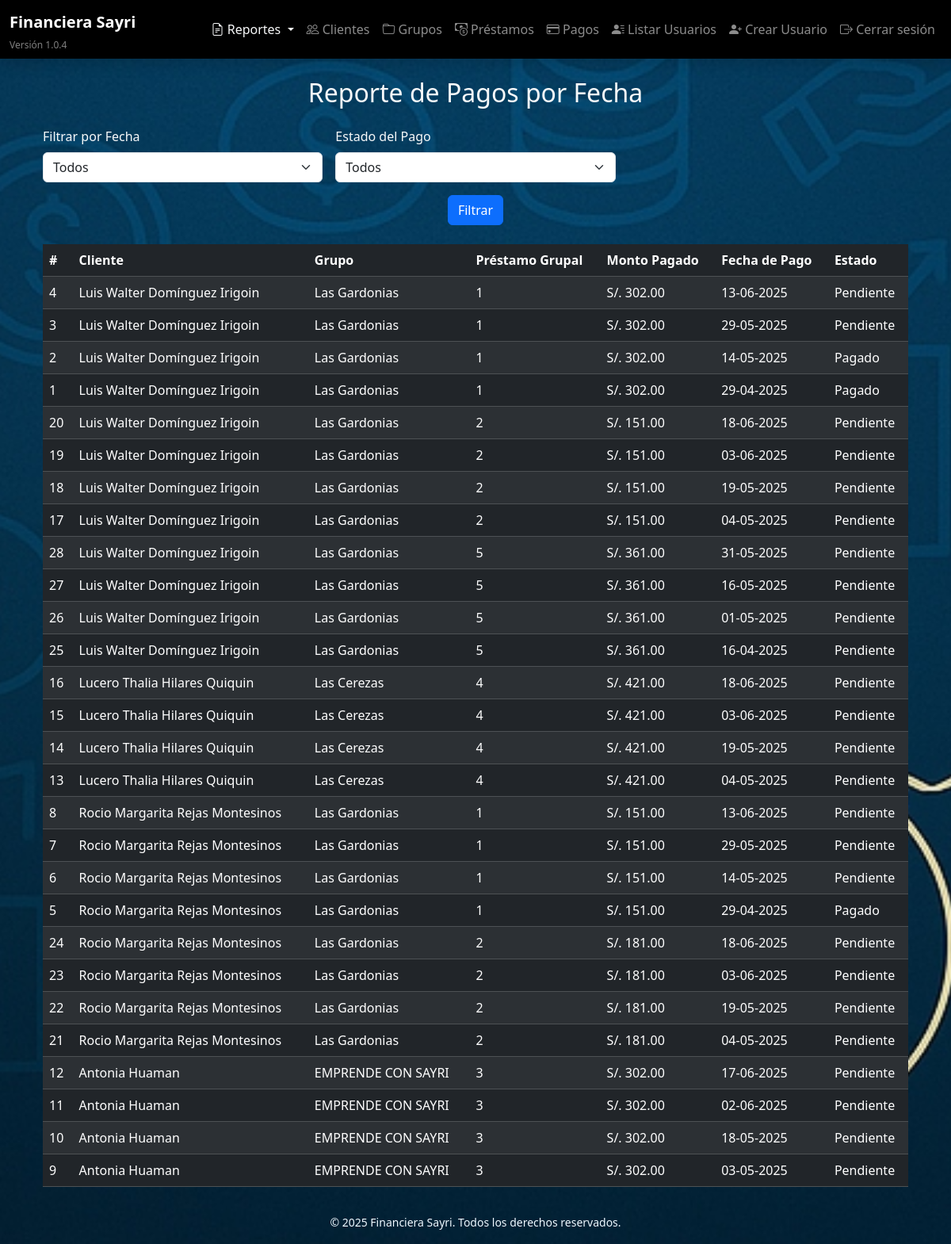
The page /reportes/pagos_xfecha (signed in) on the database its author committed.
### models/pago.py (models this page shows)
class Pago(db.Model):
    __tablename__ = 'pago'
    id = db.Column(db.Integer, primary_key=True)
    cliente_id = db.Column(db.Integer, db.ForeignKey('cliente.id'), nullable=False)
    prestamo_individual_id = db.Column(db.Integer, db.ForeignKey('prestamoindividual.id'), nullable=False)
    monto_pendiente = db.Column(db.Numeric(10, 2), nullable=True)
    monto_pagado = db.Column(db.Numeric(10, 2), nullable=True)
    estado = db.Column(db.String(20), default="Pendiente")
    fecha_pago = db.Column(db.Date, nullable=False)
    cliente = db.relationship('Cliente', backref='pagos')
    prestamo_individual = db.relationship('PrestamoIndividual', back_populates='pagos')

### models/cliente.py (models this page shows)
class Cliente(db.Model):
    __tablename__ = 'cliente'
    id = db.Column(db.Integer, primary_key=True)
    nombre = db.Column(db.String(100), nullable=False)
    apellido = db.Column(db.String(100), nullable=False)
    dni = db.Column(db.String(15), unique=True, nullable=False)
    celular = db.Column(db.String(20), nullable=False)
    operadora = db.Column(db.String(50))
    banco = db.Column(db.String(50))
    numero_cuenta = db.Column(db.String(50))
    fecha_registro = db.Column(db.DateTime, default=datetime.utcnow)
    grupo_id = db.Column(db.Integer, db.ForeignKey('grupo.id'), nullable=True)
    prestamos_individuales = db.relationship('PrestamoIndividual', backref='cliente', lazy=True)

### models/grupo.py (models this page shows)
class Grupo(db.Model):
    __tablename__ = 'grupo'
    id = db.Column(db.Integer, primary_key=True)
    nombre = db.Column(db.String(100), nullable=False)
    fecha_creacion = db.Column(db.DateTime, default=datetime.utcnow)
    prestamos_grupales = db.relationship('PrestamoGrupal', backref='grupo', lazy=True)
    clientes = db.relationship('Cliente', backref='grupo', lazy=True)

### models/prestamo_grupal.py (models this page shows, shortened)
class PrestamoGrupal(db.Model):
    __tablename__ = 'prestamogrupal'
    id = db.Column(db.Integer, primary_key=True)
    grupo_id = db.Column(db.Integer, db.ForeignKey('grupo.id'), nullable=False)
    fecha_desembolso = db.Column(db.Date, nullable=False, default=date.today)  # Valor por defecto: hoy
    prestamos_individuales = db.relationship('PrestamoIndividual', back_populates='prestamo_grupal', cascade='all, delete-orphan', lazy='subquery')

### routes/reportes.py (the view, shortened to what this page needs)
@reportes_bp.route('/pagos_xfecha')
def pagos_xfecha():
    rango_fecha = request.args.get('rango_fecha')
    estado = request.args.get('estado')
    pagos = []
    query = Pago.query.join(Pago.prestamo_individual).join(PrestamoGrupal)
    print("Filtro de fecha seleccionado:", rango_fecha)
    fecha_limite = None
    if estado:
        query = query.filter(Pago.estado == estado)
    pagos = query.order_by(Pago.cliente_id, PrestamoGrupal.id, Pago.fecha_pago.desc()).all()
    return render_template('reportes/pagos_xfecha.html', pagos=pagos)

### templates/reportes/pagos_xfecha.html (shortened to what this page needs)
{% extends "base.html" %}
{% block content %}
<div class="container">
    <h2 class="text-center mb-4">Reporte de Pagos por Fecha</h2>
    <form method="GET" class="mb-4">
        <div class="row g-3">
            <div class="col-md-4">
                <label for="rango_fecha" class="form-label">Filtrar por Fecha</label>
                <select class="form-select" name="rango_fecha">
                    <option value="">Todos</option>
                </select>
            </div>
            <div class="col-md-4">
                <label for="estado" class="form-label">Estado del Pago</label>
                <select class="form-select" name="estado">
                    <option value="">Todos</option>
                </select>
            </div>
        </div>
        <div class="text-center mt-3">
            <button type="submit" class="btn btn-primary">Filtrar</button>
        </div>
    </form>
    {% if pagos %}
    <table class="table table-dark table-striped mt-4">
        <thead>
            <tr>
                <th>#</th>
                <th>Cliente</th>
                <th>Grupo</th>
                <th>Préstamo Grupal</th>
                <th>Monto Pagado</th>
                <th>Fecha de Pago</th>
                <th>Estado</th>
            </tr>
        </thead>
        <tbody>
            {% for pago in pagos %}
            <tr>
                <td>{{ pago.id }}</td>
                <td>{{ pago.cliente.nombre }} {{ pago.cliente.apellido }}</td>
                <td>{{ pago.cliente.grupo.nombre if pago.cliente.grupo else 'N/A' }}</td>
                <td>{{ pago.prestamo_individual.prestamo_grupal.id if pago.prestamo_individual.prestamo_grupal else 'N/A' }}</td>
                <td>S/. {{ pago.monto_pagado }}</td>
                <td>{{ pago.fecha_pago.strftime('%d-%m-%Y') }}</td>
                <td>{{ pago.estado }}</td>
            </tr>
            {% endfor %}
        </tbody>
    </table>
    {% else %}
    <p class="text-center text-warning mt-4">No hay pagos realizados en este período.</p>
    {% endif %}
</div>
{% endblock %}

### static/styles.css (style rules this page uses)
body { background: url('/static/images/fondo.jpg') no-repeat center center fixed; background-size: cover; color: white; }

### rows shown on the page
Pago: id "4", cliente.nombre "Luis Walter", cliente.apellido "Domínguez Irigoin", cliente.grupo "Las Gardonias", prestamo_individual.prestamo_grupal "1", monto_pagado "302.00", fecha_pago "13-06-2025", estado "Pendiente"
Pago: id "3", cliente.nombre "Luis Walter", cliente.apellido "Domínguez Irigoin", cliente.grupo "Las Gardonias", prestamo_individual.prestamo_grupal "1", monto_pagado "302.00", fecha_pago "29-05-2025", estado "Pendiente"
Pago: id "2", cliente.nombre "Luis Walter", cliente.apellido "Domínguez Irigoin", cliente.grupo "Las Gardonias", prestamo_individual.prestamo_grupal "1", monto_pagado "302.00", fecha_pago "14-05-2025", estado "Pagado"
Pago: id "1", cliente.nombre "Luis Walter", cliente.apellido "Domínguez Irigoin", cliente.grupo "Las Gardonias", prestamo_individual.prestamo_grupal "1", monto_pagado "302.00", fecha_pago "29-04-2025", estado "Pagado"
Pago: id "20", cliente.nombre "Luis Walter", cliente.apellido "Domínguez Irigoin", cliente.grupo "Las Gardonias", prestamo_individual.prestamo_grupal "2", monto_pagado "151.00", fecha_pago "18-06-2025", estado "Pendiente"
Pago: id "19", cliente.nombre "Luis Walter", cliente.apellido "Domínguez Irigoin", cliente.grupo "Las Gardonias", prestamo_individual.prestamo_grupal "2", monto_pagado "151.00", fecha_pago "03-06-2025", estado "Pendiente"
Pago: id "18", cliente.nombre "Luis Walter", cliente.apellido "Domínguez Irigoin", cliente.grupo "Las Gardonias", prestamo_individual.prestamo_grupal "2", monto_pagado "151.00", fecha_pago "19-05-2025", estado "Pendiente"
Pago: id "17", cliente.nombre "Luis Walter", cliente.apellido "Domínguez Irigoin", cliente.grupo "Las Gardonias", prestamo_individual.prestamo_grupal "2", monto_pagado "151.00", fecha_pago "04-05-2025", estado "Pendiente"
Pago: id "28", cliente.nombre "Luis Walter", cliente.apellido "Domínguez Irigoin", cliente.grupo "Las Gardonias", prestamo_individual.prestamo_grupal "5", monto_pagado "361.00", fecha_pago "31-05-2025", estado "Pendiente"
Pago: id "27", cliente.nombre "Luis Walter", cliente.apellido "Domínguez Irigoin", cliente.grupo "Las Gardonias", prestamo_individual.prestamo_grupal "5", monto_pagado "361.00", fecha_pago "16-05-2025", estado "Pendiente"
Pago: id "26", cliente.nombre "Luis Walter", cliente.apellido "Domínguez Irigoin", cliente.grupo "Las Gardonias", prestamo_individual.prestamo_grupal "5", monto_pagado "361.00", fecha_pago "01-05-2025", estado "Pendiente"
Pago: id "25", cliente.nombre "Luis Walter", cliente.apellido "Domínguez Irigoin", cliente.grupo "Las Gardonias", prestamo_individual.prestamo_grupal "5", monto_pagado "361.00", fecha_pago "16-04-2025", estado "Pendiente"
Pago: id "16", cliente.nombre "Lucero Thalia", cliente.apellido "Hilares Quiquin", cliente.grupo "Las Cerezas", prestamo_individual.prestamo_grupal "4", monto_pagado "421.00", fecha_pago "18-06-2025", estado "Pendiente"
Pago: id "15", cliente.nombre "Lucero Thalia", cliente.apellido "Hilares Quiquin", cliente.grupo "Las Cerezas", prestamo_individual.prestamo_grupal "4", monto_pagado "421.00", fecha_pago "03-06-2025", estado "Pendiente"
Pago: id "14", cliente.nombre "Lucero Thalia", cliente.apellido "Hilares Quiquin", cliente.grupo "Las Cerezas", prestamo_individual.prestamo_grupal "4", monto_pagado "421.00", fecha_pago "19-05-2025", estado "Pendiente"
Pago: id "13", cliente.nombre "Lucero Thalia", cliente.apellido "Hilares Quiquin", cliente.grupo "Las Cerezas", prestamo_individual.prestamo_grupal "4", monto_pagado "421.00", fecha_pago "04-05-2025", estado "Pendiente"
Pago: id "8", cliente.nombre "Rocio Margarita", cliente.apellido "Rejas Montesinos", cliente.grupo "Las Gardonias", prestamo_individual.prestamo_grupal "1", monto_pagado "151.00", fecha_pago "13-06-2025", estado "Pendiente"
Pago: id "7", cliente.nombre "Rocio Margarita", cliente.apellido "Rejas Montesinos", cliente.grupo "Las Gardonias", prestamo_individual.prestamo_grupal "1", monto_pagado "151.00", fecha_pago "29-05-2025", estado "Pendiente"
Pago: id "6", cliente.nombre "Rocio Margarita", cliente.apellido "Rejas Montesinos", cliente.grupo "Las Gardonias", prestamo_individual.prestamo_grupal "1", monto_pagado "151.00", fecha_pago "14-05-2025", estado "Pendiente"
Pago: id "5", cliente.nombre "Rocio Margarita", cliente.apellido "Rejas Montesinos", cliente.grupo "Las Gardonias", prestamo_individual.prestamo_grupal "1", monto_pagado "151.00", fecha_pago "29-04-2025", estado "Pagado"
Pago: id "24", cliente.nombre "Rocio Margarita", cliente.apellido "Rejas Montesinos", cliente.grupo "Las Gardonias", prestamo_individual.prestamo_grupal "2", monto_pagado "181.00", fecha_pago "18-06-2025", estado "Pendiente"
Pago: id "23", cliente.nombre "Rocio Margarita", cliente.apellido "Rejas Montesinos", cliente.grupo "Las Gardonias", prestamo_individual.prestamo_grupal "2", monto_pagado "181.00", fecha_pago "03-06-2025", estado "Pendiente"
Pago: id "22", cliente.nombre "Rocio Margarita", cliente.apellido "Rejas Montesinos", cliente.grupo "Las Gardonias", prestamo_individual.prestamo_grupal "2", monto_pagado "181.00", fecha_pago "19-05-2025", estado "Pendiente"
Pago: id "21", cliente.nombre "Rocio Margarita", cliente.apellido "Rejas Montesinos", cliente.grupo "Las Gardonias", prestamo_individual.prestamo_grupal "2", monto_pagado "181.00", fecha_pago "04-05-2025", estado "Pendiente"
Pago: id "12", cliente.nombre "Antonia", cliente.apellido "Huaman", cliente.grupo "EMPRENDE CON SAYRI", prestamo_individual.prestamo_grupal "3", monto_pagado "302.00", fecha_pago "17-06-2025", estado "Pendiente"
Pago: id "11", cliente.nombre "Antonia", cliente.apellido "Huaman", cliente.grupo "EMPRENDE CON SAYRI", prestamo_individual.prestamo_grupal "3", monto_pagado "302.00", fecha_pago "02-06-2025", estado "Pendiente"
Pago: id "10", cliente.nombre "Antonia", cliente.apellido "Huaman", cliente.grupo "EMPRENDE CON SAYRI", prestamo_individual.prestamo_grupal "3", monto_pagado "302.00", fecha_pago "18-05-2025", estado "Pendiente"
Pago: id "9", cliente.nombre "Antonia", cliente.apellido "Huaman", cliente.grupo "EMPRENDE CON SAYRI", prestamo_individual.prestamo_grupal "3", monto_pagado "302.00", fecha_pago "03-05-2025", estado "Pendiente"
